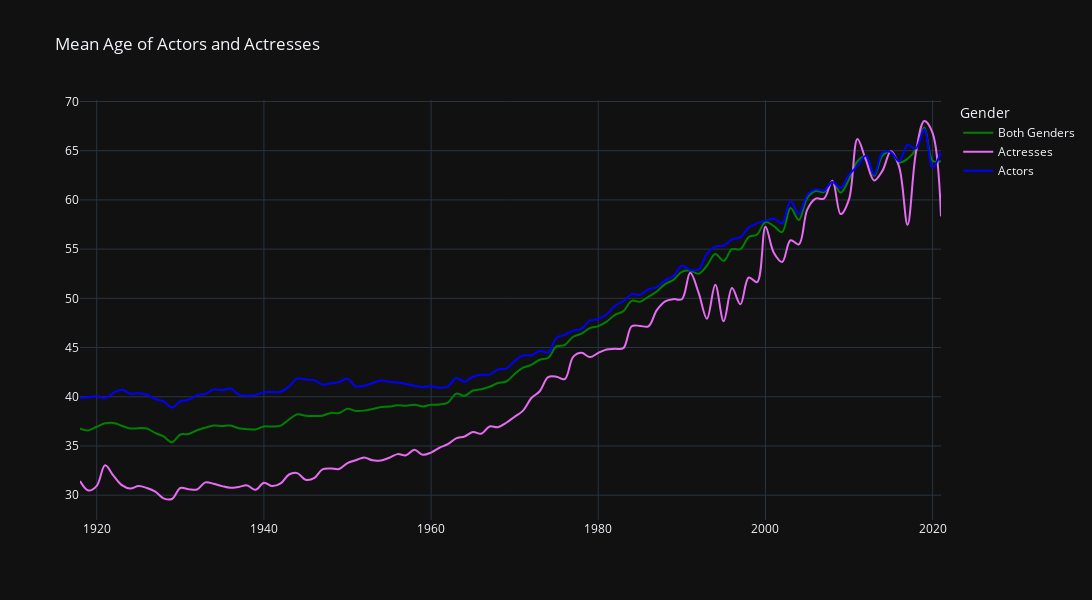

Notebook cell for this chart:
### Code cell
# We can now plot the graph, as a line chart showing all 3 age columns

fig = go.Figure() 

fig.add_trace(go.Scatter(x=df_graph.startYear, 
                    y=df_graph.mean_age_actors_actress, 
                    name="Both Genders",
                    line_shape='spline',
                    line_color='green'))

fig.add_trace(go.Scatter(x=df_graph.startYear, 
                    y=df_graph.mean_age_actress,
                    name="Actresses",
                    line_shape='spline',
                    line_color='rgb(231,107,243)'))

fig.add_trace(go.Scatter(x=df_graph.startYear, 
                    y=df_graph.mean_age_actors,
                    name="Actors",
                    line_shape='spline',
                    line_color='blue'))

fig.update_layout(title ='Mean Age of Actors and Actresses',
                    width=1300,
                    height=600,
                    legend_title="Gender",
                    template='plotly_dark'
                    )

fig.show()
